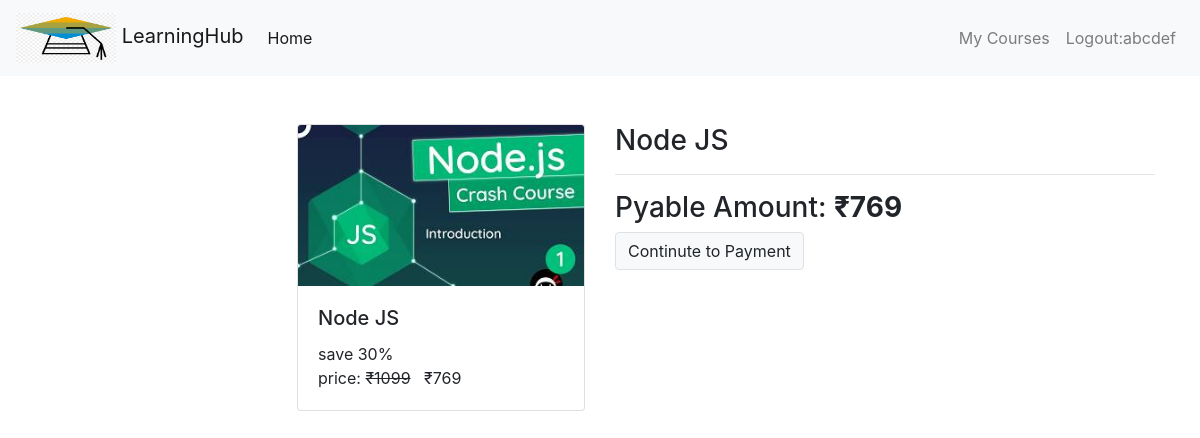
Screenshot of /check-out/node-js (signed in) with the database file from the repository.
### courses/models/courses.py (models this page shows, shortened)
class Course(models.Model):
    name = models.CharField(max_length=50, null=False)
    slug = models.CharField(max_length=50, null=False , unique=True)
    description = models.CharField(max_length=200, null=True)
    price = models.IntegerField(null=False)
    discount = models.IntegerField(null=False, default=0)
    active = models.BooleanField(default=False)
    thumbnail = models.ImageField(upload_to="files/thumbnail")
    date = models.DateTimeField(auto_now_add=True)
    resource = models.FileField(upload_to='files/resource')
    length = models.IntegerField(null=False)

### courses/views/checkout.py (the view, shortened to what this page needs)
# urls.py: path('check-out/<str:slug>',checkout,name='check-out'),
@login_required(login_url='/login')
def checkout(request,slug):
    course  = Course.objects.get( slug = slug)
    user = request.user
    action = request.GET.get('action')
    order = None
    payment = None
    error = None
    context = {
        "course" : course,
        "order" : order,
        "payment" : payment,
        "user" : user,
        "error" : error,
    }
    return render(request , template_name="courses/check_out.html",
                  context = context)

### courses/templatetags/course_custom_tags.py (called while the page is built)
@register.simple_tag
def calc_sellprice(price,discount):
    if discount is None or discount == 0:
        return price
    sellprice = price
    sellprice = price - ( price * discount * 0.01)
    return math.floor(sellprice)

@register.filter
def rupee(price):
    return f'₹{price}'

### courses/templates/courses/check_out.html (shortened to what this page needs)
{% extends './base.html' %}
{% load course_custom_tags %}
{% block content %}
<div class="container">
    <br>
    <br>
    <div class="row" >
        <div class="col mx-auto">
            <div class="card ml-auto" style="width: 18rem">
              <img
              src="{{ course.thumbnail.url }}"
               class="card-img-top"
                alt="card image cap"
              />
              <div class="card-body">
                <h5 class="card-title">{{ course.name }}</h5>
                <p class="card-text m-0 p-0">
                  save {{ course.discount }}%
                  <br />
                  <span class="price">
                    price: <del> {{ course.price|rupee }}</del>
                    <span>
                      {% calc_sellprice course.price course.discount as value %}
                      {{value|rupee}}</span>
                  </span>
                </p>
              </div>
            </div>
        </div>
        <div class="col">
            <div>
                <h3>{{ course.name }}</h3>
                <hr>
                <h3>Pyable Amount:
                    {% calc_sellprice course.price course.discount as value %}
                    <b>{{value|rupee}}</b>
                </h3>
                <a class="btn btn-light border" href="?action=create_payment">Continute to Payment</a>
            </div>
        </div>
    </div>
</div>
{% endblock %}

### courses/templates/courses/base.html (shortened to what this page needs)
<!DOCTYPE html>
<html lang="en">
  <head>
    <link
      rel="stylesheet"
      href="https://cdn.jsdelivr.net/npm/bootstrap@4.3.1/dist/css/bootstrap.min.css"
    />
  </head>
  <body>
    <div>
      <nav class="navbar navbar-expand-lg navbar-light bg-light">
        <a class="navbar-brand" href="/">
          <img width="100px" height="50px"
 alt="">
          LearningHub</a>
        <div class="collapse navbar-collapse" id="navbarNav">
          <ul class="navbar-nav mr-auto">
            <li class="nav-item active">
              <a class="nav-link" href="/"
                >Home <span class="sr-only">(current)</span></a
              >
            </li>
          </ul>
          <ul class="navbar-nav ml-auto">
            {% if request.user.is_authenticated %}
              <li class="nav-item">
                <a class="nav-link" href="/my-courses">My Courses</a>
              </li>
              <li class="nav-item">
                <a class="nav-link" href="/logout">Logout:{{ user }}</a>
              </li>
            {% endif %}
          </ul>
        </div>
      </nav>
    </div>
    {% block content %} {% endblock %}
  </body>
</html>

### rows the page displays
Course: thumbnail (picture), name "Node JS", discount "30", price "₹1099"

### other values shown
{{ user }} "abcdef"
{{ value|rupee }} "₹769"
